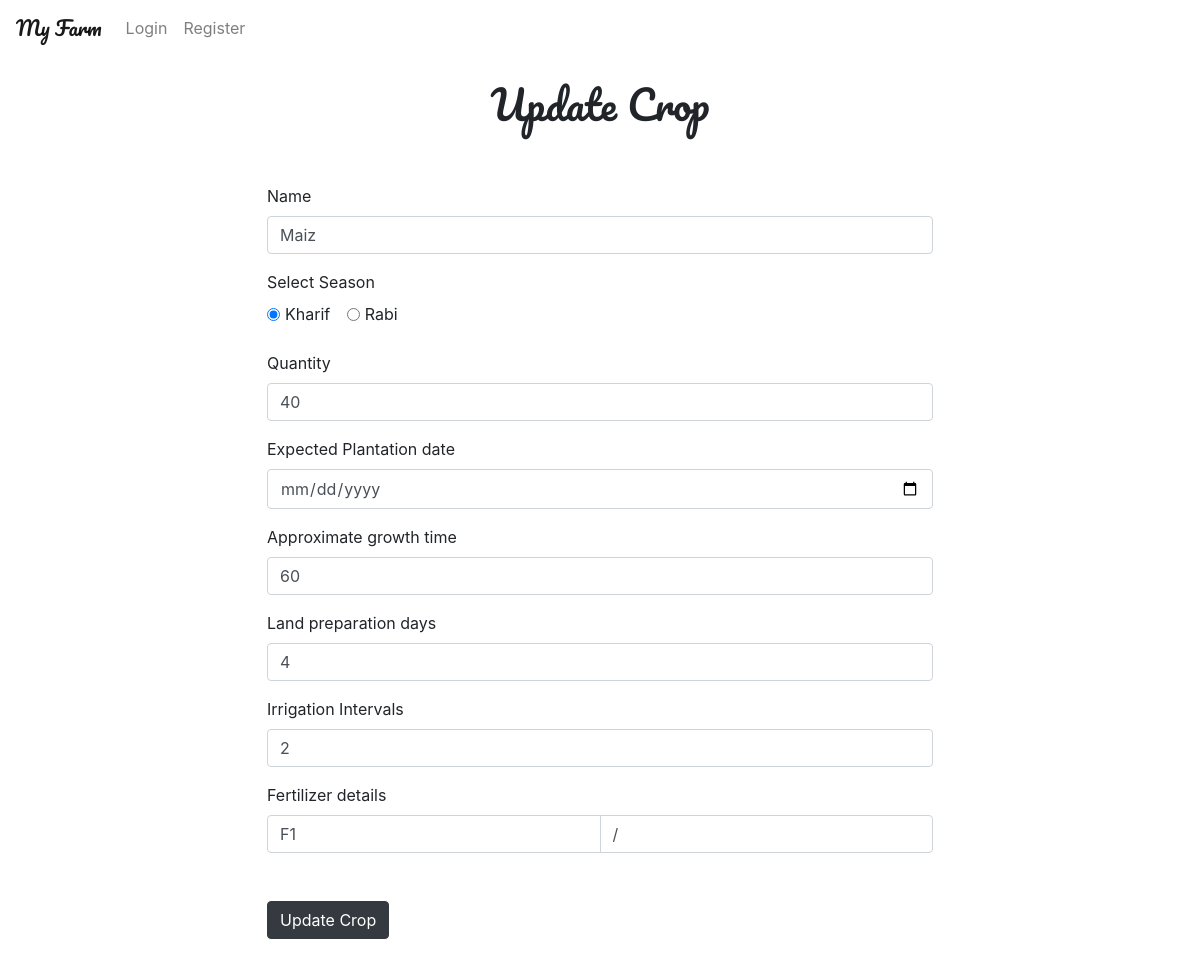
Page /farm/farmdetails/1/updatecrop/1/ on the committed database.
### crop/models.py (models this page shows, shortened)
class Crop(models.Model):
    farm = models.ForeignKey(Farm, on_delete=models.CASCADE)
    name = models.CharField(max_length=100)
    season = models.CharField(max_length=100)
    quantity = models.IntegerField()
    plant_date = models.DateField()
    growth_time = models.IntegerField()
    land_preparation = models.IntegerField()
    irrigation_period = models.IntegerField()
    fertilizer_name = models.CharField(max_length=100)
    fertilizer_quantity = models.CharField(max_length=100)
    harvest_date = models.DateField()
    prepare_date = models.DateField()

### farm/views.py (the view)
# urls.py: path('farmdetails/<int:id>/updatecrop/<int:cropid>/',
def updatecrop(request, id, cropid):
    if request.method == 'POST':
        crop = Crop.objects.get(id=cropid)
        crop.name = request.POST['name']
        crop.season = request.POST['season']
        crop.quantity = request.POST['quantity']
        crop.plant_date = request.POST['plant_date']
        crop.growth_time = int(request.POST['growth_time'])
        crop.land_preparation = request.POST['land_preparation']
        crop.irrigation_period = request.POST['irrigation_period']
        crop.fertilizer_name = request.POST['fertilizer_name']
        crop.fertilizer_quantity = request.POST['fertilizer_quantity']
        crop.harvest_date = (
            (datetime.strptime(crop.plant_date, '%Y-%m-%d') + timedelta(days=int(crop.growth_time))))
        crop.prepare_date = (
            (datetime.strptime(crop.plant_date, '%Y-%m-%d') - timedelta(days=int(crop.land_preparation))))
        crop.save()
        return redirect('/farm/farmdetails/{}/'.format(id))
    else:
        crop = Crop.objects.get(id=cropid)
        return render(request, 'farm/updatecrop.html', {'id': id, 'crop': crop})

### farm/templates/farm/updatecrop.html (shortened to what this page needs)
{% extends 'baselayout.html' %}
{% load static from staticfiles %}
{% block content %}
<div class="container">
    <h1 class="sign" style="font-family: 'Pacifico', cursive;" align=center>Update Crop</h1>
    <br />
    <br />
    <form method="POST" action="/farm/farmdetails/{{id}}/updatecrop/{{crop.id}}/"
        style="margin-left: 20%; margin-right: 20%;">
        <label class="form-group-label" for="name">
            Name
        </label>
        <div class="form-group">
            <input type="text" class="form-control" id="name" name="name" placeholder="Enter name"
                value={{crop.name}} />
        </div>
        <label class="form-group-label" for="seasonSelect">
            Select Season
        </label>
        <div id="seasonSelect">
            <div class="form-check form-check-inline">
                <input class="form-check-input" type="radio" name="season" id="exampleRadios1" value="Kharif" checked>
                <label class="form-check-label" for="exampleRadios1">
                    Kharif
                </label>
            </div>
            <div class="form-check form-check-inline">
                <input class="form-check-input" type="radio" name="season" id="exampleRadios2" value="Rabi">
                <label class="form-check-label" for="exampleRadios2">
                    Rabi
                </label>
            </div>
            <br />
            <br />
            <label class="form-group-label" for="quantity">
                Quantity
            </label>
            <div class="form-group">
                <input type="number" class="form-control" name="quantity" id="quantity"
                    placeholder="Enter quantity (preferablly in Kg)" value={{crop.quantity}} required />
            </div>
            <label class="form-group-label" for="plant-date">
                Expected Plantation date
            </label>
            <div class="form-group">
                <input type="date" class="form-control" name="plant_date" id="plant-date"
                    placeholder="Enter date (DD/MM/YYYY)" value={{crop.plant_date}} required />
            </div>
            <label class="form-group-label" for="growth-time">
                Approximate growth time
            </label>
            <div class="form-group">
                <input type="number" class="form-control" name="growth_time" id="growth-time"
                    placeholder="Enter approx. growth time in days" value={{crop.growth_time}} required />
            </div>
            <label class="form-group-label" for="land-preparation">
                Land preparation days
            </label>
            <div class="form-group">
                <input type="number" class="form-control" name="land_preparation" id="land-preparation"
                    placeholder="Enter days required to prepare the land" value={{crop.land_preparation}} required />
            </div>
            <label class="form-group-label" for="irrigation">
                Irrigation Intervals
            </label>
            <div class="form-group">
                <input type="number" class="form-control" name="irrigation_period" id="irrigation"
                    placeholder="Enter number of irrigations per day" value={{crop.irrigation_period}} required />
            </div>
            <label class="form-group-label" for="fertilizer">
                Fertilizer details
            </label>
            <div class="input-group">
                <input type="text" class="form-control" placeholder="Name of fertilizer" name="fertilizer_name"
                    required="required" value={{crop.fertilizer_name}} />
                <input type="text" class="form-control" name="fertilizer_quantity" placeholder="Quantity with units"
                    required="required" value={{fertilizer_quantity}} />
            </div>
            <br />
        </div>
        <br />
        <button type="submit" class="btn btn-dark">Update Crop</button>
    </form>
</div>
{% endblock %}

### rows in the picture
Crop: name "Maiz", quantity "40", growth_time "60", land_preparation "4", irrigation_period "2", fertilizer_name "F1"
